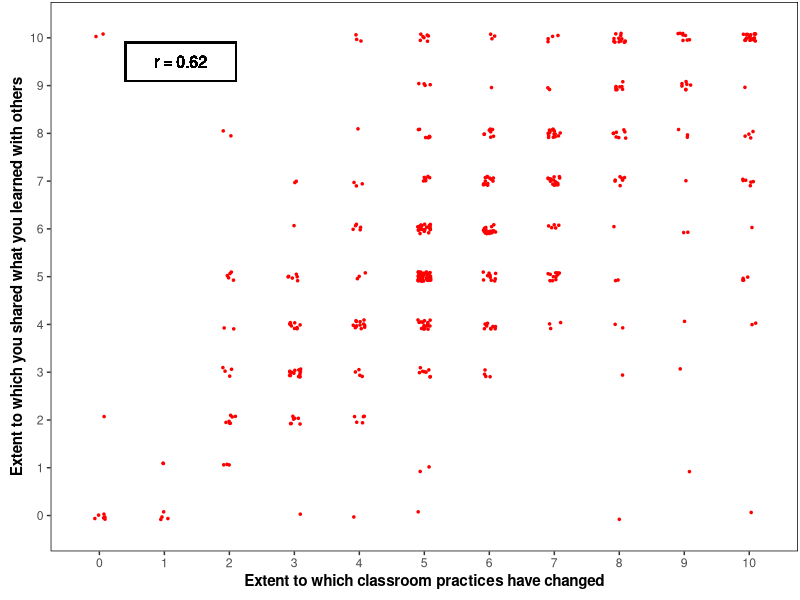
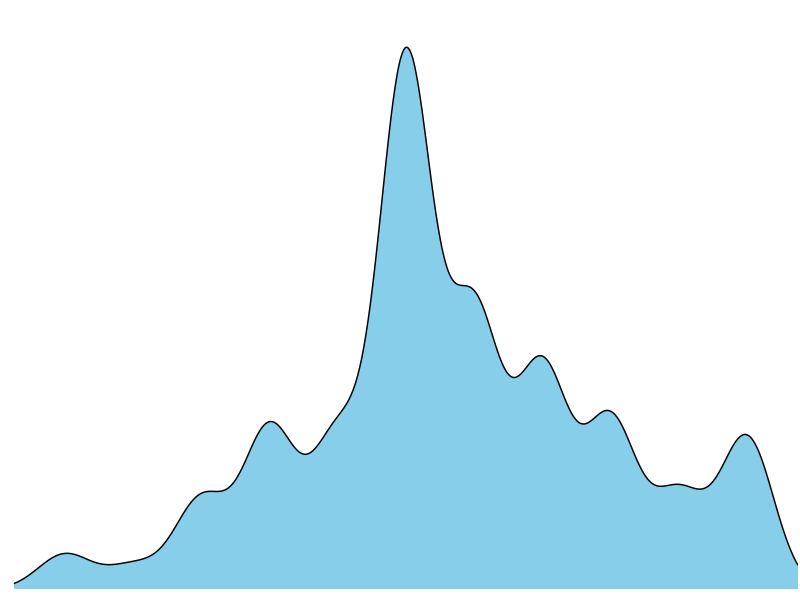
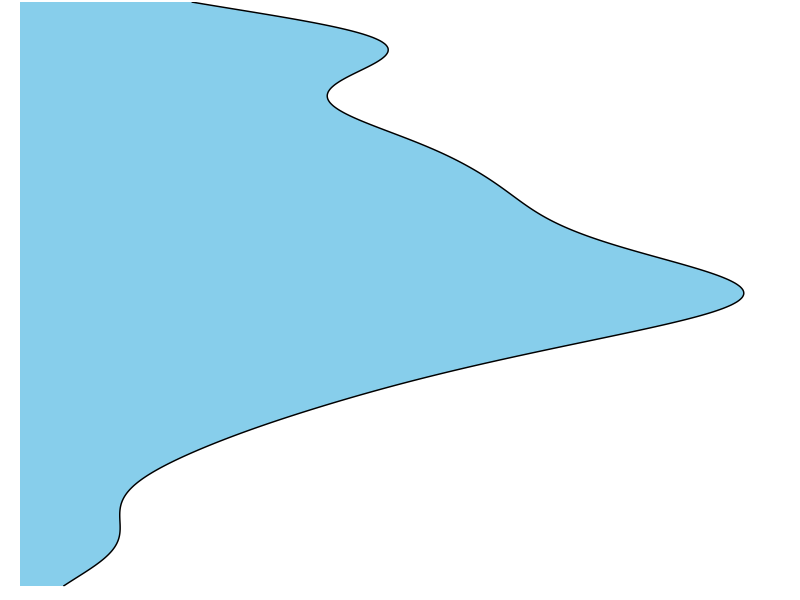

These charts were generated, in order, by the following R code: (Note: this script raises an error after producing the figures.)

library(ggplot2)
library(gtable)

adra = read.csv("adra.csv")

# Calculate correlation between the two variables
cor <- cor(adra$q19, adra$q20)

# Main scatterplot (with correlation insert)
p1 <- ggplot(adra, aes(q19, q20)) + 
 geom_jitter(pch = 20, size = 1, colour = "red",
      position = position_jitter(width = 0.1, height = 0.1)) +
   scale_x_continuous("Extent to which classroom practices have changed", 
      breaks = 0:10, expand = c(0,0)) +
   scale_y_continuous("Extent to which you shared what you learned with others", 
      breaks = 0:10, expand = c(0,0)) +
   geom_text(x = (0.4 + 2.1)/2, y = (9.1 + 9.9)/2,
      label = paste("r = ", round(cor, 2), sep = ""), size = 4) +
   geom_rect(xmin = .4, xmax = 2.1, ymin = 9.1, ymax = 9.9, colour = "black", fill = NA) +
   expand_limits(x = c(-0.75, 10.75), y = c(-0.75, 10.75))  +
   theme_bw() +
   theme(panel.grid.minor = element_blank(),
    panel.grid.major = element_blank(),
    panel.border = element_rect(colour = "black"),
    axis.title.x = element_text(face = "bold"),
    axis.title.y = element_text(face = "bold", angle = 90),
    plot.margin= unit(c(.1, .1, .5, .5), "lines"))

# Horizontal marginal density plot - to appear at the top of the chart
p2 <- ggplot(adra, aes(x = q19)) + 
    geom_density(fill = "skyblue") + 
    scale_x_continuous(breaks = 0:10, expand = c(0, 0)) +
    expand_limits(x = c(-0.75, 10.75))  +
    theme_bw() + 
    theme(panel.grid.minor = element_blank(),
     panel.grid.major = element_blank(),
     axis.text = element_blank(),
     axis.title = element_blank(),
     axis.ticks =  element_blank(),
     panel.border = element_rect(colour = NA),
     plot.margin= unit(c(1, .1, -1, 0.5), "lines"))

# Vertical marginal density plot - to appear at the right of the chart
p3 <- ggplot(adra, aes(x = q20)) + 
     geom_density(fill = "skyblue") + 
     scale_x_continuous(breaks = 0:10, expand = c(0, 0)) +
     expand_limits(x = c(-0.75, 10.75))  +
     coord_flip() +
     theme_bw() + 
     theme(panel.grid.minor = element_blank(),
      panel.grid.major = element_blank(),
      axis.text = element_blank(),
      axis.title = element_blank(),
      axis.ticks =  element_blank(),
      panel.border = element_rect(colour = NA),
      plot.margin= unit(c(.1, 1, 0.5, -1), "lines"))

# Get the gtables
gt1 <- ggplot_gtable(ggplot_build(p1))
gt2 <- ggplot_gtable(ggplot_build(p2))
gt3 <- ggplot_gtable(ggplot_build(p3))

# Get maximum widths and heights for x-axis and y-axis title and text
maxWidth = unit.pmax(gt1$widths[2:3], gt2$widths[2:3])
maxHheight = unit.pmax(gt1$heights[4:5], gt3$heights[4:5])

# Set the maximums in the gtables for gt1, gt2 and gt3
gt1$widths[2:3] <- as.list(maxWidth)
gt2$widths[2:3] <- as.list(maxWidth)

gt1$heights[4:5] <- as.list(maxWidth)
gt3$heights[4:5] <- as.list(maxWidth)

# Combine the scatterplot with the two marginal boxplots
# Create a new gtable
gt <- gtable(widths = unit(c(7, 1), "null"), height = unit(c(1, 7), "null"))

# Instert gt1, gt2 and gt3 into the new gtable
gt <- gtable_add_grob(gt, gt1, 2, 1)
gt <- gtable_add_grob(gt, gt2, 1, 1)
gt <- gtable_add_grob(gt, gt3, 2, 2)

# And render the plot
grid.newpage()
grid.draw(gt)

grid.rect(x = 0.5, y = 0.5, height = .995, width = .995, default.units = "npc",
      gp = gpar(col="black", fill = NA, lwd = 1)) 

